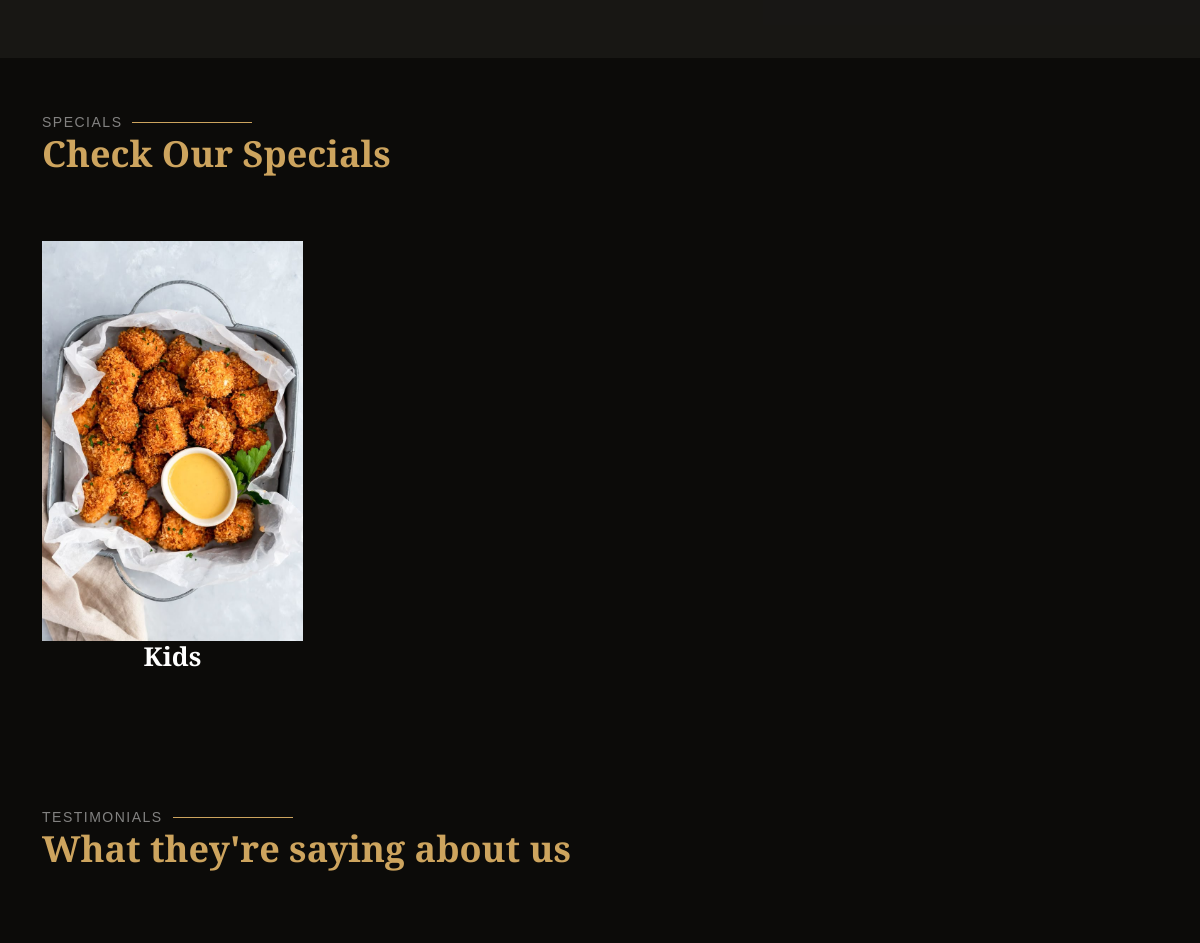
Before: / (middle part) with the older database file.
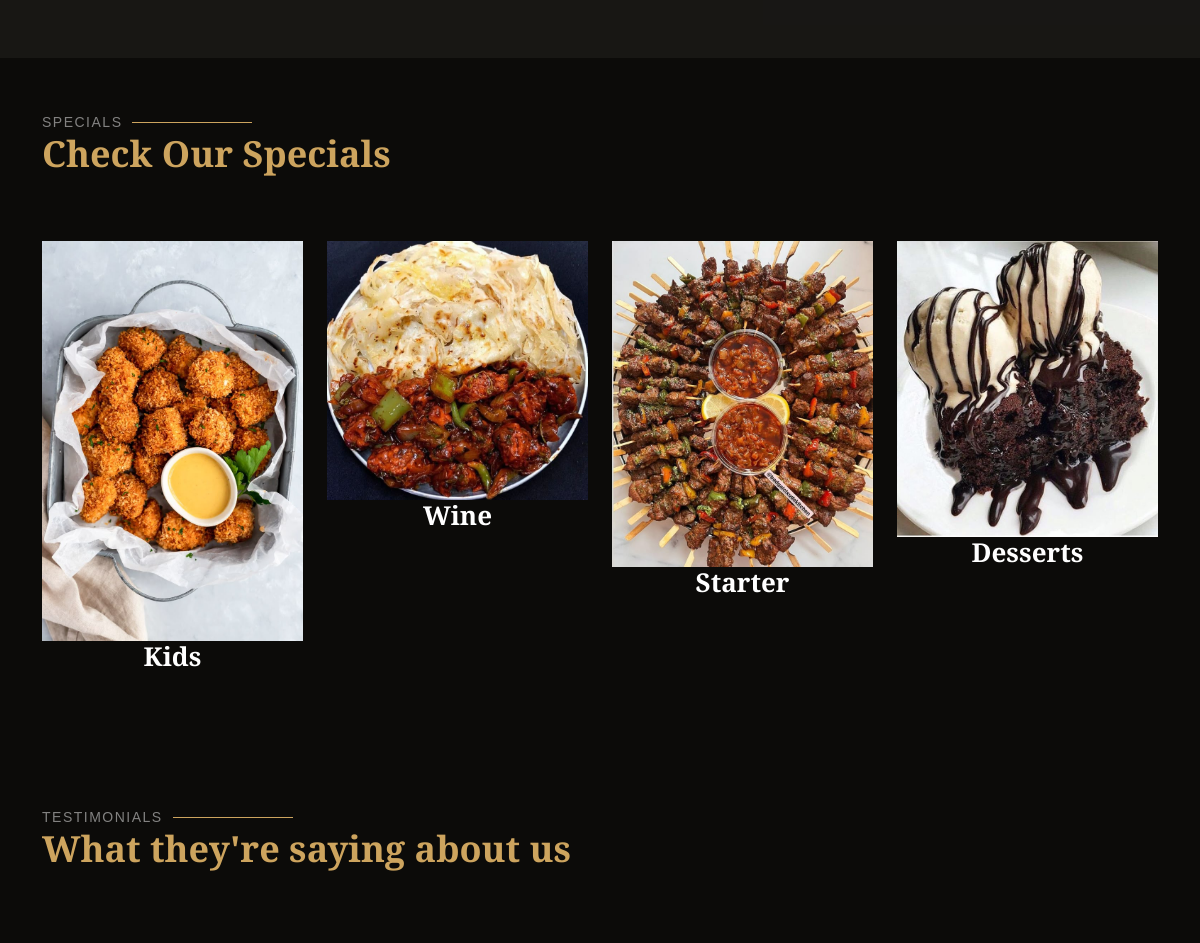
After: the same page with the newer database file.
### restaurantfeature/models.py (models this page shows, shortened)
class Category (models.Model):
    name=models.CharField( max_length=50)
    image=models.ImageField(upload_to='categoryimage/', default='default.jpg')

### restaurantfeature/views.py (the view)
# urls.py: 2. Add a URL to urlpatterns:  path('', views.home, name='home')
def home(request):
    category_items=Category.objects.all()
    testimonials=Testimonial.objects.all()
    specials=Special.objects.all()
    context={
        "category_items":category_items,
        "testimonials":testimonials,
        "specials":specials,
    }
    return render(request,'index.html', context)

### restaurantfeature/templates/index.html (shortened to what this page needs)
{% extends "base.html" %}
{% load static %}
{% block body %}
  <main class="main">
  <section id="menu" class="menu section">
  </section>
    <section id="specials" class="specials section">
      <div class="container section-title" data-aos="fade-up">
        <h2>Specials</h2>
        <p>Check Our Specials</p>
      </div>
      <div class="container" data-aos="fade-up" data-aos-delay="100">
        <div class="row">
          <div class="col-lg-12 mt-4 mt-lg-0">
            <div class="tab-content">
              <div class="tab-pane active show" id="specials-tab-1">
                <div class="row">
              {% for  category_item in  category_items %}
                   <div class="col-lg-3 text-center order-1 order-lg-2">
                    <img src="{{category_item.image.url}}" alt="" class="img-fluid">
                    <div class=" details order-2 order-lg-1">
                      <h3>{{category_item.name}}</h3>
                    </div>
               </div>
               {% endfor %}
                </div>
              </div>
            </div>
          </div>
        </div>
      </div>
    </section>
    <section id="testimonials" class="testimonials section">
      <div class="container section-title" data-aos="fade-up">
        <h2>Testimonials</h2>
        <p>What they're saying about us</p>
      </div>
    </section>
  </main>
  {% endblock  %}

### restaurantfeature/templates/base.html (shortened to what this page needs)
{% load static %}
<!DOCTYPE html>
<html lang="en">
<head>
  <link href="{% static 'assets/vendor/bootstrap/css/bootstrap.min.css' %}" rel="stylesheet">
  <link href="{% static 'assets/vendor/bootstrap-icons/bootstrap-icons.css' %}" rel="stylesheet">
  <link href="{% static 'assets/vendor/aos/aos.css' %}" rel="stylesheet">
  <link href="{% static 'assets/vendor/glightbox/css/glightbox.min.css' %}" rel="stylesheet">
  <link href="{% static 'assets/vendor/swiper/swiper-bundle.min.css' %}" rel="stylesheet">
  <link href="{% static 'assets/css/main.css' %}" rel="stylesheet">
</head>
<body class="index-page">
{% block body %}
{% endblock  %}
</body>
</html>

### restaurantfeature/static/assets/css/main.css (style rules this page uses)
:root { --default-font: "Roboto", system-ui, -apple-system, "Segoe UI", Roboto, "Helvetica Neue", Arial, "Noto Sans", "Liberation Sans", sans-serif, "Apple Color Emoji", "Segoe UI Emoji", "Segoe UI Symbol", "Noto Color Emoji"; --heading-font: "Playfair Display", sans-serif; --nav-font: "Poppins", sans-serif; }
:root { --background-color: #0c0b09; --default-color: rgba(255, 255, 255, 0.7); --heading-color: #ffffff; --accent-color: #cda45e; --surface-color: #29261f; --contrast-color: #0c0b09; }
:root { --nav-color: #ffffff; --nav-hover-color: #cda45e; --nav-mobile-background-color: #29261f; --nav-dropdown-background-color: #29261f; --nav-dropdown-color: #ffffff; --nav-dropdown-hover-color: #cda45e; }
:root { scroll-behavior: smooth; }
body { color: var(--default-color); background-color: var(--background-color); font-family: var(--default-font); }
h1, h2, h3, h4, h5, h6 { color: var(--heading-color); font-family: var(--heading-font); }
section, .section { color: var(--default-color); background-color: var(--background-color); padding: 60px 0; scroll-margin-top: 77px; overflow: clip; }
.section-title { padding-bottom: 60px; position: relative; }
.section-title h2 { font-size: 14px; font-weight: 500; padding: 0; line-height: 1px; margin: 0; letter-spacing: 1.5px; text-transform: uppercase; color: color-mix(in srgb, var(--default-color), transparent 30%); position: relative; }
.section-title h2::after { content: ""; width: 120px; height: 1px; display: inline-block; background: var(--accent-color); margin: 4px 10px; }
.section-title p { color: var(--accent-color); margin: 0; font-size: 36px; font-weight: 600; font-family: var(--heading-font); }
.menu { background-color: color-mix(in srgb, var(--background-color) 90%, white 5%); }
.specials { overflow: hidden; }
.specials .tab-pane.active { animation: fadeIn 0.5s ease-out; }
.specials .details h3 { font-size: 26px; font-weight: 600; margin-bottom: 20px; }

Changed rows visible on the page:
added Category: image (picture), name "Wine"
added Category: image (picture), name "Starter"
added Category: image (picture), name "Desserts"
